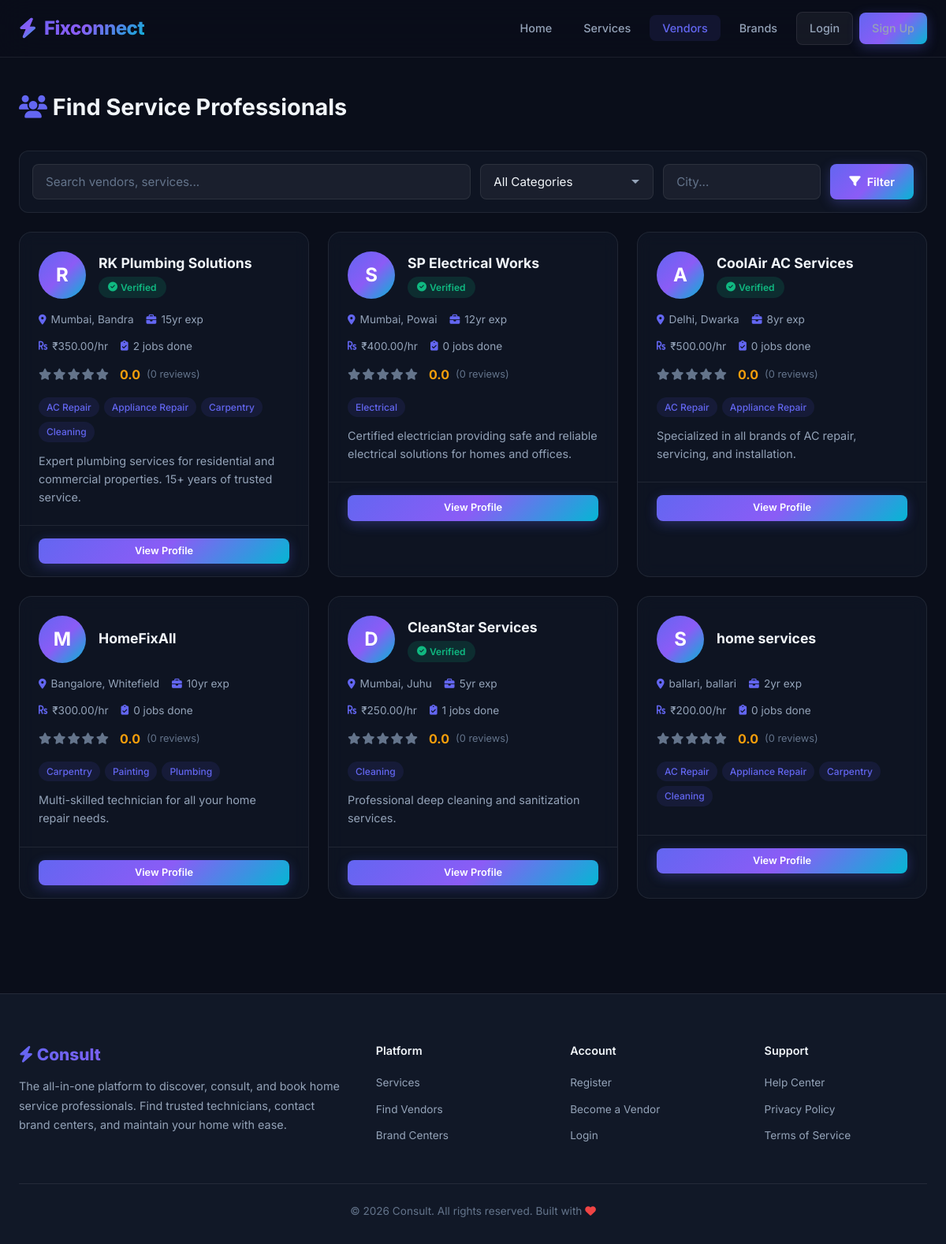
The app's page /vendors/ with its own data.
### service/models.py (models this page shows, shortened)
class VendorProfile(models.Model):
    user = models.OneToOneField(User, on_delete=models.CASCADE, related_name='vendor_profile')
    business_name = models.CharField(max_length=200)
    description = models.TextField(blank=True)
    services = models.ManyToManyField(ServiceCategory, related_name='vendors')
    experience_years = models.PositiveIntegerField(default=0)
    hourly_rate = models.DecimalField(max_digits=8, decimal_places=2, default=0)
    is_verified = models.BooleanField(default=False)
    is_available = models.BooleanField(default=True)
    latitude = models.FloatField(null=True, blank=True)
    longitude = models.FloatField(null=True, blank=True)
    created_at = models.DateTimeField(auto_now_add=True)
    @property
    def average_rating(self):
        reviews = Review.objects.filter(booking__vendor=self)
        if reviews.exists():
            return round(reviews.aggregate(models.Avg('rating'))['rating__avg'], 1)
        return 0.0
    @property
    def total_reviews(self):
        return Review.objects.filter(booking__vendor=self).count()
    @property
    def completed_bookings(self):
        return self.bookings.filter(status='completed').count()

class User(AbstractUser):
    ROLE_CHOICES = (
        ('customer', 'Customer'),
        ('vendor', 'Vendor'),
        ('admin', 'Admin'),
    )
    role = models.CharField(max_length=10, choices=ROLE_CHOICES, default='customer')
    phone = models.CharField(max_length=15, blank=True)
    city = models.CharField(max_length=100, blank=True)
    area = models.CharField(max_length=100, blank=True)
    profile_image = models.ImageField(upload_to='profiles/', blank=True, null=True)

class ServiceCategory(models.Model):
    name = models.CharField(max_length=100)
    slug = models.SlugField(unique=True)
    description = models.TextField(blank=True)
    icon = models.CharField(max_length=50, default='fas fa-tools')  # FontAwesome icon class
    class Meta:
        verbose_name_plural = "Service Categories"
        ordering = ['name']

### service/views.py (the view)
# urls.py: path('vendors/', views.vendor_list, name='vendor_list'),
def vendor_list(request):
    vendors = VendorProfile.objects.filter(is_available=True)
    query = request.GET.get('q', '')
    category_slug = request.GET.get('category', '')
    city = request.GET.get('city', '')
    if query:
        vendors = vendors.filter(
            Q(business_name__icontains=query) |
            Q(user__city__icontains=query) |
            Q(services__name__icontains=query)
        ).distinct()
    if category_slug:
        vendors = vendors.filter(services__slug=category_slug)
    if city:
        vendors = vendors.filter(user__city__icontains=city)
    categories = ServiceCategory.objects.all()
    return render(request, 'vendor_list.html', {
        'vendors': vendors,
        'categories': categories,
        'query': query,
        'selected_category': category_slug,
        'city': city,
    })

### templates/vendor_list.html (shortened to what this page needs)
{% extends 'base.html' %}
{% block content %}
<div class="page-wrapper">
  <div class="container">
    <div class="page-header">
      <h1><i class="fas fa-users" style="color:var(--accent-primary);"></i> Find Service Professionals</h1>
    </div>
    <form method="get" class="filter-bar">
      <input type="text" name="q" class="form-input" placeholder="Search vendors, services..." value="{{ query }}">
      <select name="category" class="form-input" style="max-width:220px;">
        <option value="">All Categories</option>
      </select>
      <input type="text" name="city" class="form-input" placeholder="City..." value="{{ city }}" style="max-width:180px;">
      <button type="submit" class="btn btn-primary"><i class="fas fa-filter"></i> Filter</button>
    </form>
    {% if vendors %}
    <div class="grid grid-3">
      {% for vendor in vendors %}
      <div class="card vendor-card">
        <div class="card-body">
          <div class="flex items-center gap-2 mb-2">
            <div class="vendor-avatar" style="margin-bottom:0;">
              {{ vendor.user.first_name|first|default:"V" }}
            </div>
            <div>
              <h3 class="card-title" style="margin-bottom:2px;">{{ vendor.business_name }}</h3>
              {% if vendor.is_verified %}
              <span class="badge badge-verified"><i class="fas fa-check-circle"></i> Verified</span>
              {% endif %}
            </div>
          </div>
          <div class="vendor-meta">
            <span><i class="fas fa-map-marker-alt"></i> {{ vendor.user.city|default:"—" }}{% if vendor.user.area %}, {{ vendor.user.area }}{% endif %}</span>
            <span><i class="fas fa-briefcase"></i> {{ vendor.experience_years }}yr exp</span>
          </div>
          <div class="vendor-meta">
            <span><i class="fas fa-rupee-sign"></i> ₹{{ vendor.hourly_rate }}/hr</span>
            <span><i class="fas fa-clipboard-check"></i> {{ vendor.completed_bookings }} jobs done</span>
          </div>
          <div class="flex items-center gap-1 mb-2">
            <div class="stars">
              {% with rating=vendor.average_rating %}
              {% for i in "12345" %}
                {% if forloop.counter <= rating %}
                  <i class="fas fa-star"></i>
                {% else %}
                  <i class="fas fa-star empty"></i>
                {% endif %}
              {% endfor %}
              {% endwith %}
            </div>
            <span class="rating-value">{{ vendor.average_rating }}</span>
            <span style="color:var(--text-muted);font-size:0.8rem;">({{ vendor.total_reviews }} reviews)</span>
          </div>
          <div class="vendor-services">
            {% for svc in vendor.services.all|slice:":4" %}
            <span class="tag">{{ svc.name }}</span>
            {% endfor %}
          </div>
          {% if vendor.description %}
          <p class="card-text mt-1">{{ vendor.description|truncatewords:20 }}</p>
          {% endif %}
        </div>
        <div class="card-footer">
          <a href="{% url 'vendor_detail' vendor.pk %}" class="btn btn-primary btn-sm" style="flex:1;">View Profile</a>
        </div>
      </div>
      {% endfor %}
    </div>
    {% else %}
    <div class="empty-state">
      <i class="fas fa-user-slash"></i>
      <h3>No vendors found</h3>
      <p>Try different filters or search terms</p>
    </div>
    {% endif %}
  </div>
</div>
{% endblock %}

### records on screen
VendorProfile: user.first_name|first "R", business_name "RK Plumbing Solutions", is_verified True (drawn), user.city "Mumbai", user.area "Bandra", experience_years "15", hourly_rate "350.00", completed_bookings "2", average_rating "0.0", total_reviews "0", description "Expert plumbing services for residential and commercial properties. 15+ years of trusted service."
ServiceCategory: name "AC Repair"
ServiceCategory: name "Appliance Repair"
ServiceCategory: name "Carpentry"
ServiceCategory: name "Cleaning"
VendorProfile: user.first_name|first "S", business_name "SP Electrical Works", is_verified True (drawn), user.city "Mumbai", user.area "Powai", experience_years "12", hourly_rate "400.00", completed_bookings "0", average_rating "0.0", total_reviews "0", description "Certified electrician providing safe and reliable electrical solutions for homes and offices."
ServiceCategory: name "Electrical"
VendorProfile: user.first_name|first "A", business_name "CoolAir AC Services", is_verified True (drawn), user.city "Delhi", user.area "Dwarka", experience_years "8", hourly_rate "500.00", completed_bookings "0", average_rating "0.0", total_reviews "0", description "Specialized in all brands of AC repair, servicing, and installation."
VendorProfile: user.first_name|first "M", business_name "HomeFixAll", user.city "Bangalore", user.area "Whitefield", experience_years "10", hourly_rate "300.00", completed_bookings "0", average_rating "0.0", total_reviews "0", description "Multi-skilled technician for all your home repair needs."
ServiceCategory: name "Painting"
ServiceCategory: name "Plumbing"
VendorProfile: user.first_name|first "D", business_name "CleanStar Services", is_verified True (drawn), user.city "Mumbai", user.area "Juhu", experience_years "5", hourly_rate "250.00", completed_bookings "1", average_rating "0.0", total_reviews "0", description "Professional deep cleaning and sanitization services."
VendorProfile: user.first_name|first "S", business_name "home services", user.city "ballari", user.area "ballari", experience_years "2", hourly_rate "200.00", completed_bookings "0", average_rating "0.0", total_reviews "0"
